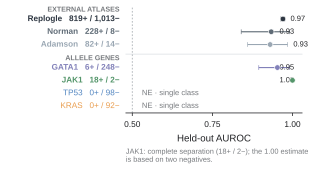

Generate this figure with Python:
"""Fig. 6c — dataset-level retrospective LODO AUROC forest."""
# Imported export contract: Arial; svg.fonttype: "none"; pdf.fonttype: 42;
# outputs .svg, .pdf and .tiff at dpi=600 via fig6_common.save.
# Final assembled figure target: width_mm = 183.
from __future__ import annotations

W_MM, H_MM = 80, 43.0

import numpy as np
import pandas as pd

import fig6_common as S

ROWS = [
    ("Replogle", 7.0),
    ("Norman", 6.0),
    ("Adamson", 5.0),
    ("GATA1", 3.2),
    ("JAK1", 2.2),
    ("TP53", 1.2),
    ("KRAS", 0.2),
]


def main() -> None:
    S.apply_style()
    data = pd.read_csv(S.RAW / "rankability_predictor_honest.csv")
    data = data[data["feature_set"] == "effect_size"].set_index("held_out")

    fig = S.figure(W_MM, H_MM)
    # Bottom raised from 0.14 to leave room for the JAK1 caveat below the
    # axis: placed at the old offset that note fell entirely outside the
    # 72 mm canvas (y -4.12 to -0.05 mm) and was clipped away completely.
    ax = fig.add_axes([0.40, 0.335, 0.56, 0.625])
    ax.axvline(0.5, ls=(0, (2.0, 2.0)), lw=0.6, color=S.MID_GREY, zorder=1)

    for dataset, y in ROWS:
        row = data.loc[dataset]
        n = int(row["n_perturbations"])
        n_pos = int(round(n * float(row["rankable_rate"])))
        n_neg = n - n_pos
        label = f"{dataset}   {n_pos:,}+ / {n_neg:,}−"
        ax.text(
            0.46,
            y,
            label,
            ha="right",
            va="center",
            fontsize=5.9,
            color=S.DATASET_COLORS[dataset],
            fontweight="bold" if bool(row["evaluable"]) else "normal",
            clip_on=False,
        )
        if bool(row["evaluable"]):
            value = float(row["auroc"])
            low = float(row["auroc_lo"])
            high = float(row["auroc_hi"])
            ax.errorbar(
                value,
                y,
                xerr=np.array([[value - low], [high - value]]),
                fmt="o",
                ms=4.0,
                mfc=S.DATASET_COLORS[dataset],
                mec="white",
                mew=0.45,
                ecolor=S.DATASET_COLORS[dataset],
                elinewidth=0.8,
                capsize=1.7,
                capthick=0.7,
                zorder=3,
            )
            ax.text(
                min(high + 0.018, 1.005),
                y,
                f"{value:.2f}",
                ha="left" if high + 0.018 <= 1.005 else "right",
                va="center",
                fontsize=5.4,
                color=S.INK,
            )
        else:
            ax.text(0.53, y, "NE · single class", ha="left", va="center", fontsize=5.5, color=S.GREY)

    ax.text(0.46, 7.72, "EXTERNAL ATLASES", ha="right", va="center", fontsize=5.1, color=S.GREY, fontweight="bold", clip_on=False)
    ax.text(0.46, 3.92, "ALLELE GENES", ha="right", va="center", fontsize=5.1, color=S.GREY, fontweight="bold", clip_on=False)
    ax.axhline(4.25, color=S.LIGHT_GREY, lw=0.55, zorder=0)
    ax.set_xlim(0.48, 1.03)
    ax.set_ylim(-0.35, 7.95)
    ax.set_xticks([0.5, 0.75, 1.0])
    ax.set_yticks([])
    ax.set_xlabel("Held-out AUROC")
    S.despine(ax, keep=("bottom",))
    fig.text(
        0.40,
        0.035,
        "JAK1: complete separation (18+ / 2−); the 1.00 estimate\nis based on two negatives.",
        fontsize=5.3,
        color=S.GREY,
        ha="left",
        va="bottom",
    )

    S.save(fig, "fig6c_dataset_auroc")


if __name__ == "__main__":
    main()
